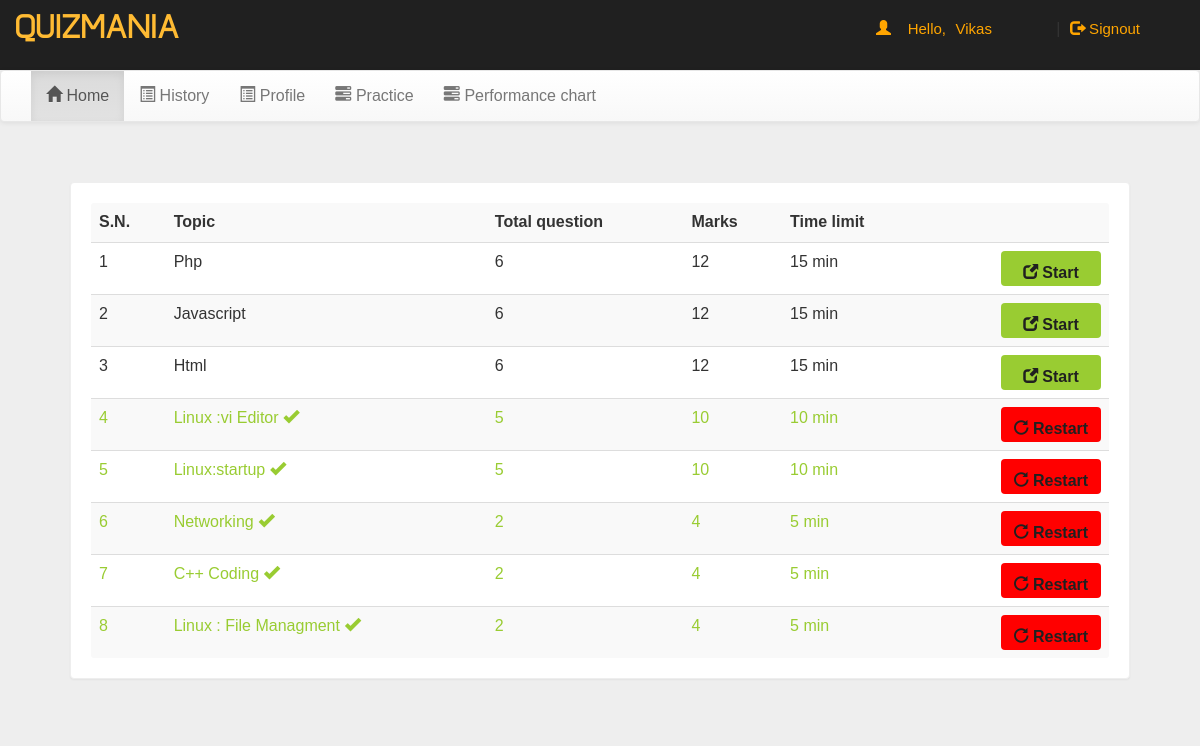
/quizmaniaproject/account.php?q=1 (signed in), run on the app's committed database.
### tables this page shows
CREATE TABLE `quiz` (
  `eid` text NOT NULL,
  `title` varchar(100) NOT NULL,
  `sahi` int(11) NOT NULL,
  `wrong` int(11) NOT NULL,
  `total` int(11) NOT NULL,
  `time` bigint(20) NOT NULL,
  `intro` text NOT NULL,
  `tag` varchar(100) NOT NULL,
  `date` timestamp NOT NULL DEFAULT CURRENT_TIMESTAMP ON UPDATE CURRENT_TIMESTAMP
);

### quizmaniaproject/account.php (the view, shortened to what this page needs)
<!DOCTYPE>
<html >
<head>
<link  rel="stylesheet" href="css/bootstrap.min.css"/>
 <link  rel="stylesheet" href="css/bootstrap-theme.min.css"/>
 <link rel="stylesheet" href="css/main.css">
     <link rel="stylesheet" href="css/chart.css">
 <link  rel="stylesheet" href="css/font.css">
</head>
<body>
<div class="header">
<div class="row">
<div class="col-lg-6">
<span class="logo">QUIZMANIA</span></div>
<div class="col-md-4 col-md-offset-2">
 <?php
 include_once 'dbConnection.php';
  if(!(isset($_SESSION['email']))){
header("location:index.php");
}
else
{
$name = $_SESSION['name'];
$email=$_SESSION['email'];
echo '<span class="pull-right top title1" ><span class="log1"><span class="glyphicon glyphicon-user" aria-hidden="true"></span>&nbsp;&nbsp;&nbsp;&nbsp;Hello,</span> <a href="account.php?q=1" class="log log1">'.$name.'</a>&nbsp;|&nbsp;<a href="logout.php?q=account.php" class="log"><span class="glyphicon glyphicon-log-out" aria-hidden="true"></span>&nbsp;Signout</button></a></span>';
}?>
</div>
</div></div>
<div class="bg">
<nav class="navbar navbar-default title1">
  <div class="container-fluid">
    <div class="collapse navbar-collapse" id="bs-example-navbar-collapse-1">
      <ul class="nav navbar-nav">
        <li <?php if(@$_GET['q']==1) echo'class="active"'; ?> ><a href="account.php?q=1"><span class="glyphicon glyphicon-home" aria-hidden="true"></span>&nbsp;Home<span class="sr-only">(current)</span></a></li>
        <li <?php if(@$_GET['q']==2) echo'class="active"'; ?>><a href="account.php?q=2"><span class="glyphicon glyphicon-list-alt" aria-hidden="true"></span>&nbsp;History</a></li>
        <li <?php if(@$_GET['q']==4)echo'class="active"'; ?>><a href="account.php?q=4"><span class="glyphicon glyphicon-list-alt" aria-hidden="true"></span>&nbsp;Profile</a></li>
		<li <?php if(@$_GET['q']==5)echo'class="active"'; ?>><a href="account.php?q=5"><span class="glyphicon glyphicon-tasks" aria-hidden="true"></span>&nbsp;Practice</a></li>
          <li <?php if(@$_GET['q']==6)echo'class="active"'; ?>><a href="account.php?q=6"><span class="glyphicon glyphicon-tasks" aria-hidden="true"></span>&nbsp;Performance chart</a></li>
		</ul>
      </div>
  </div>
</nav>
    </div>
<div class="container">
<div class="row">
<div class="col-md-12">
    <?php if(@$_GET['q']==1) {
$result = mysqli_query($con,"SELECT * FROM quiz ORDER BY date DESC") or die('Error');
echo  '<div class="panel"><table class="table table-striped title1">
<tr><td><b>S.N.</b></td><td><b>Topic</b></td><td><b>Total question</b></td><td><b>Marks</b></td><td><b>Time limit</b></td><td></td></tr>';
$c=1;
while($row = mysqli_fetch_array($result)) {
	$title = $row['title'];
	$total = $row['total'];
	$sahi = $row['sahi'];
    $time = $row['time'];
	$eid = $row['eid'];
$q12=mysqli_query($con,"SELECT score FROM history WHERE eid='$eid' AND email='$email'" );
$rowcount=mysqli_num_rows($q12);
if($rowcount == 0){
	echo '<tr><td>'.$c++.'</td><td>'.$title.'</td><td>'.$total.'</td><td>'.$sahi*$total.'</td><td>'.$time.'&nbsp;min</td>
	<td><b><a href="account.php?q=quiz&step=2&eid='.$eid.'&n=1&t='.$total.'" class="pull-right btn sub1" style="margin:0px;background:#99cc32"><span class="glyphicon glyphicon-new-window" aria-hidden="true"></span>&nbsp;<span class="title1"><b>Start</b></span></a></b></td></tr>';
}
else
{
echo '<tr style="color:#99cc32"><td>'.$c++.'</td><td>'.$title.'&nbsp;<span title="This quiz is already solve by you" class="glyphicon glyphicon-ok" aria-hidden="true"></span></td><td>'.$total.'</td><td>'.$sahi*$total.'</td><td>'.$time.'&nbsp;min</td>
	<td><b><a href="update.php?q=quizre&step=25&eid='.$eid.'&n=1&t='.$total.'" class="pull-right btn sub1" style="margin:0px;background:red"><span class="glyphicon glyphicon-repeat" aria-hidden="true"></span>&nbsp;<span class="title1"><b>Restart</b></span></a></b></td></tr>';
}
}
echo '</table></div>';
}?>
</body>
</html>

### quizmaniaproject/css/main.css (style rules this page uses)
body { overflow-x:hidden; width:100%; font: 15px "Century Gothic", "Times Roman", sans-serif; background:#eee; min-height:550px; background-attachment:fixed; }
.panel { border-color:#eee; margin:40px; padding:20px; font: 15px "Century Gothic", "Times Roman", sans-serif; }
.header { background:#202020; height:70px; }
.logo { font-family:'typo'; font-size:35px; color:#ffbb33; margin:15px; }
.title1 { font: 16px "Century Gothic", "Times Roman", sans-serif; }
.sub1 { width:90px; color:#202020; background:orange; font-size:15px; height:35px; margin:20px; padding:10px; width:100px; }
.top { margin-top:20px; }
.log1 { font: 15px 'Ubuntu', sans-serif; color:orange; margin-left:10px; }
.log { margin:10px; margin-right:60px; margin-left:5px; color:orange; text-decoration:none; font-size:20px; font-size:15px; }

### data on the page
quiz: title "Php", total "6", $sahi*$total "12", time "15"
quiz: title "Javascript", total "6", $sahi*$total "12", time "15"
quiz: title "Html", total "6", $sahi*$total "12", time "15"
quiz: title "Linux :vi Editor", total "5", $sahi*$total "10", time "10"
quiz: title "Linux:startup", total "5", $sahi*$total "10", time "10"
quiz: title "Networking", total "2", $sahi*$total "4", time "5"
quiz: title "C++ Coding", total "2", $sahi*$total "4", time "5"
quiz: title "Linux : File Managment", total "2", $sahi*$total "4", time "5"

### other printed values
$name "Vikas"
